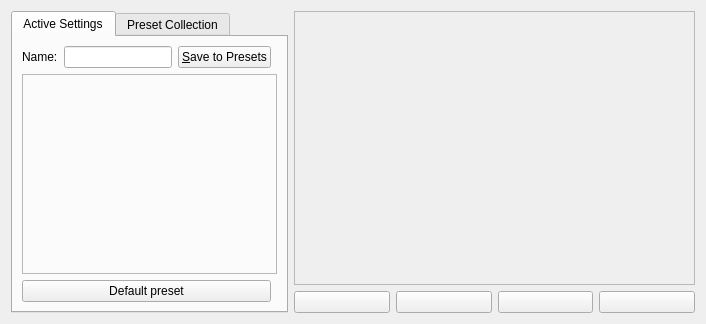
<?xml version="1.0" encoding="UTF-8"?>
<ui version="4.0">
 <class>WdgPaintOpPresets</class>
 <widget class="QWidget" name="WdgPaintOpPresets">
  <property name="geometry">
   <rect>
    <x>0</x>
    <y>0</y>
    <width>706</width>
    <height>324</height>
   </rect>
  </property>
  <property name="sizePolicy">
   <sizepolicy hsizetype="Fixed" vsizetype="Fixed">
    <horstretch>0</horstretch>
    <verstretch>0</verstretch>
   </sizepolicy>
  </property>
  <layout class="QGridLayout" name="gridLayout_4" rowstretch="1,0">
   <item row="0" column="0" rowspan="2">
    <widget class="QTabWidget" name="tabPresets">
     <property name="sizePolicy">
      <sizepolicy hsizetype="Fixed" vsizetype="Expanding">
       <horstretch>0</horstretch>
       <verstretch>0</verstretch>
      </sizepolicy>
     </property>
     <property name="currentIndex">
      <number>0</number>
     </property>
     <widget class="QWidget" name="tabCustom">
      <attribute name="title">
       <string>Active Settings</string>
      </attribute>
      <layout class="QGridLayout" name="gridLayout">
       <item row="4" column="0" colspan="2">
        <widget class="QFrame" name="frmOptionWidgetContainer">
         <property name="sizePolicy">
          <sizepolicy hsizetype="Expanding" vsizetype="Expanding">
           <horstretch>0</horstretch>
           <verstretch>4</verstretch>
          </sizepolicy>
         </property>
         <property name="frameShape">
          <enum>QFrame::StyledPanel</enum>
         </property>
         <property name="frameShadow">
          <enum>QFrame::Raised</enum>
         </property>
        </widget>
       </item>
       <item row="1" column="0">
        <layout class="QHBoxLayout" name="horizontalLayout">
         <item>
          <widget class="QLabel" name="label">
           <property name="text">
            <string>Name:</string>
           </property>
          </widget>
         </item>
         <item>
          <widget class="QLineEdit" name="txtPreset">
           <property name="toolTip">
            <string>Current brush definition</string>
           </property>
          </widget>
         </item>
         <item>
          <widget class="QPushButton" name="bnSave">
           <property name="toolTip">
            <string>save the current brush definition under this name</string>
           </property>
           <property name="text">
            <string>&amp;Save to Presets</string>
           </property>
          </widget>
         </item>
        </layout>
       </item>
       <item row="5" column="0">
        <widget class="QPushButton" name="bnDefaultPreset">
         <property name="text">
          <string>Default preset</string>
         </property>
        </widget>
       </item>
      </layout>
     </widget>
     <widget class="QWidget" name="tabChooser">
      <attribute name="title">
       <string>Preset Collection</string>
      </attribute>
      <layout class="QGridLayout" name="gridLayout_3">
       <item row="0" column="0">
        <layout class="QGridLayout" name="gridLayout_2" columnstretch="0,1" columnminimumwidth="0,0">
         <item row="0" column="0">
          <widget class="KLineEdit" name="searchBar">
           <property name="clickMessage">
            <string>Search Preset</string>
           </property>
           <property name="showClearButton" stdset="0">
            <bool>true</bool>
           </property>
          </widget>
         </item>
         <item row="0" column="1">
          <widget class="QCheckBox" name="showAllCheckBox">
           <property name="text">
            <string>Show all</string>
           </property>
          </widget>
         </item>
         <item row="1" column="0" colspan="2">
          <widget class="KisPresetChooser" name="wdgPresetChooser" native="true">
           <property name="sizePolicy">
            <sizepolicy hsizetype="Preferred" vsizetype="Preferred">
             <horstretch>4</horstretch>
             <verstretch>4</verstretch>
            </sizepolicy>
           </property>
          </widget>
         </item>
        </layout>
       </item>
      </layout>
     </widget>
    </widget>
   </item>
   <item row="0" column="1">
    <widget class="QFrame" name="frame">
     <property name="frameShape">
      <enum>QFrame::StyledPanel</enum>
     </property>
     <property name="frameShadow">
      <enum>QFrame::Raised</enum>
     </property>
     <layout class="QGridLayout" name="gridLayout_5">
      <item row="0" column="0">
       <widget class="KisScratchPad" name="scratchPad" native="true">
        <property name="sizePolicy">
         <sizepolicy hsizetype="Preferred" vsizetype="Preferred">
          <horstretch>0</horstretch>
          <verstretch>0</verstretch>
         </sizepolicy>
        </property>
        <property name="minimumSize">
         <size>
          <width>250</width>
          <height>0</height>
         </size>
        </property>
       </widget>
      </item>
     </layout>
    </widget>
   </item>
   <item row="1" column="1">
    <layout class="QHBoxLayout" name="horizontalLayout_2">
     <item>
      <widget class="QPushButton" name="fillLayer">
       <property name="text">
        <string/>
       </property>
      </widget>
     </item>
     <item>
      <widget class="QPushButton" name="fillGradient">
       <property name="text">
        <string/>
       </property>
      </widget>
     </item>
     <item>
      <widget class="QPushButton" name="fillSolid">
       <property name="text">
        <string/>
       </property>
      </widget>
     </item>
     <item>
      <widget class="QPushButton" name="eraseScratchPad">
       <property name="text">
        <string/>
       </property>
      </widget>
     </item>
    </layout>
   </item>
  </layout>
 </widget>
 <customwidgets>
  <customwidget>
   <class>KLineEdit</class>
   <extends>QLineEdit</extends>
   <header>klineedit.h</header>
  </customwidget>
  <customwidget>
   <class>KisPresetChooser</class>
   <extends>QWidget</extends>
   <header>widgets/kis_preset_chooser.h</header>
   <container>1</container>
  </customwidget>
  <customwidget>
   <class>KisScratchPad</class>
   <extends>QWidget</extends>
   <header>kis_scratch_pad.h</header>
   <container>1</container>
  </customwidget>
 </customwidgets>
 <resources/>
 <connections/>
</ui>
